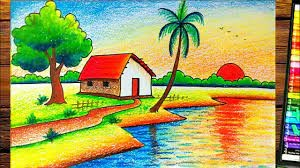
#> input picture exp7/exp7.jpg, 300 x 168 px
$ python exp7.py
#> lines starting #> are read from the running program, lines starting #| are printed output that depends on the picture
import cv2
import numpy as np

image = cv2.imread('exp7.jpg')
#> image is the input picture: shape (168, 300, 3); mean B, G, R 95.9, 162.1, 160.7
h, w = image.shape[:2]
#> h = 168; w = 300

# Define 3 source points (corners of the image)
pts1 = np.float32([[0, 0], [w-1, 0], [0, h-1]])
#> pts1 = [[0, 0], [299, 0], [0, 167]]

# Define 3 destination points (where to transform them)
pts2 = np.float32([[w*0.1, h*0.1], [w*0.9, h*0.2], [w*0.1, h*0.9]])
#> pts2 = [[30, 16.8], [270, 33.6], [30, 151.2]]

# Get affine transformation matrix
matrix = cv2.getAffineTransform(pts1, pts2)
#> matrix = [[0.803, 0, 30], [0.0562, 0.805, 16.8]]

# Apply affine transformation
affine_image = cv2.warpAffine(image, matrix, (w, h))
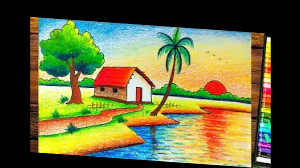
#> affine_image: shape (168, 300, 3); mean B, G, R 61.9, 104.7, 103.8
cv2.imwrite('exp7_affine.jpg', affine_image)

print("Affine transformation completed!")
print("Saved as 'exp7_affine.jpg'")
